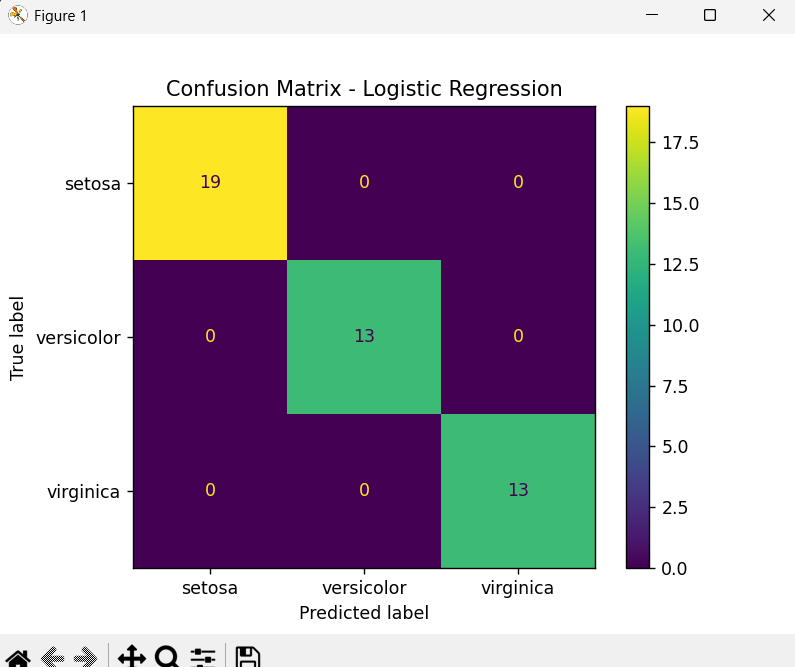

Python code for this plot:
# Import required libraries
import numpy as np
import pandas as pd
import matplotlib.pyplot as plt

from sklearn.model_selection import train_test_split
from sklearn.linear_model import LogisticRegression
from sklearn.metrics import confusion_matrix, accuracy_score, ConfusionMatrixDisplay
from sklearn.datasets import load_iris

# Load dataset
data = load_iris()
X = data.data
y = data.target

# Split dataset into training and testing data
X_train, X_test, y_train, y_test = train_test_split(X, y, test_size=0.3, random_state=42)

# Create Logistic Regression model
model = LogisticRegression(max_iter=200)

# Train the model
model.fit(X_train, y_train)

# Predict test data
y_pred = model.predict(X_test)

# Calculate accuracy
accuracy = accuracy_score(y_test, y_pred)
print("Accuracy:", accuracy)

# Confusion matrix
cm = confusion_matrix(y_test, y_pred)
print("\nConfusion Matrix:\n", cm)

# Display confusion matrix
disp = ConfusionMatrixDisplay(confusion_matrix=cm, display_labels=data.target_names)
disp.plot()
plt.title("Confusion Matrix - Logistic Regression")
plt.show()
